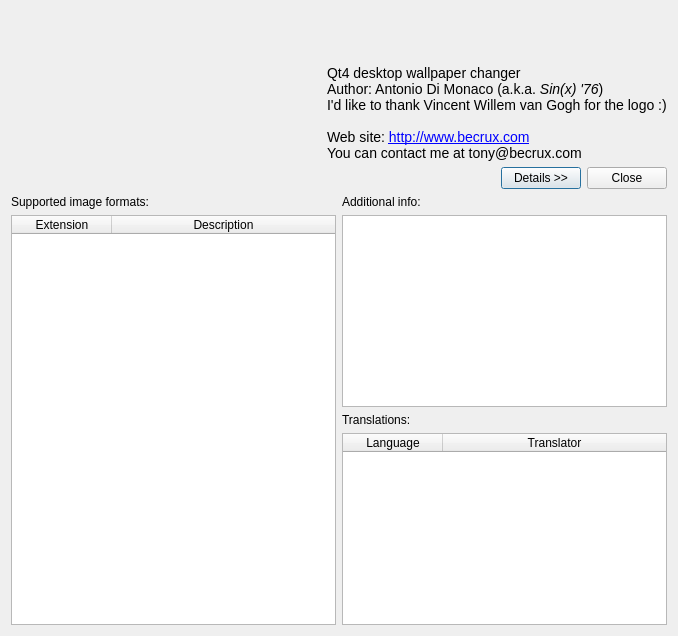
<?xml version="1.0" encoding="UTF-8"?>
<ui version="4.0">
 <class>AboutDialog</class>
 <widget class="QDialog" name="AboutDialog">
  <property name="windowTitle">
   <string>About Wally</string>
  </property>
  <property name="windowIcon">
   <iconset resource="../res/images.qrc">
    <normaloff>:/images/about</normaloff>:/images/about</iconset>
  </property>
  <property name="modal">
   <bool>true</bool>
  </property>
  <layout class="QVBoxLayout" name="verticalLayout_2">
   <property name="sizeConstraint">
    <enum>QLayout::SetFixedSize</enum>
   </property>
   <item>
    <layout class="QHBoxLayout" name="horizontalLayout">
     <item>
      <widget class="QLabel" name="lblLogo">
       <property name="minimumSize">
        <size>
         <width>300</width>
         <height>150</height>
        </size>
       </property>
       <property name="maximumSize">
        <size>
         <width>300</width>
         <height>150</height>
        </size>
       </property>
       <property name="text">
        <string/>
       </property>
       <property name="alignment">
        <set>Qt::AlignCenter</set>
       </property>
      </widget>
     </item>
     <item>
      <layout class="QVBoxLayout" name="verticalLayout">
       <property name="leftMargin">
        <number>10</number>
       </property>
       <item>
        <widget class="QLabel" name="lblTitle">
         <property name="font">
          <font>
           <pointsize>30</pointsize>
           <weight>75</weight>
           <bold>true</bold>
          </font>
         </property>
         <property name="text">
          <string/>
         </property>
        </widget>
       </item>
       <item>
        <widget class="QLabel" name="lblText">
         <property name="text">
          <string>&lt;html&gt;&lt;head&gt;&lt;/head&gt;&lt;body&gt;&lt;font size=&quot;+1&quot;&gt;Qt4 desktop wallpaper changer&lt;br /&gt;Author: Antonio Di Monaco (a.k.a. &lt;i&gt;Sin(x) '76&lt;/i&gt;)&lt;br /&gt;I'd like to thank Vincent Willem van Gogh for the logo :)&lt;br /&gt;&lt;br /&gt;Web site: &lt;a href=&quot;http://www.becrux.com&quot;&gt;http://www.becrux.com&lt;/a&gt;&lt;br /&gt;You can contact me at &lt;a href=&quot;mailto:tony@becrux.com?subject=About Wally&quot;&gt;tony@becrux.com&lt;/font&gt;&lt;/body&gt;&lt;/html&gt;</string>
         </property>
         <property name="openExternalLinks">
          <bool>true</bool>
         </property>
        </widget>
       </item>
      </layout>
     </item>
    </layout>
   </item>
   <item>
    <layout class="QHBoxLayout" name="horizontalLayout_2">
     <item>
      <spacer name="horizontalSpacer">
       <property name="orientation">
        <enum>Qt::Horizontal</enum>
       </property>
       <property name="sizeHint" stdset="0">
        <size>
         <width>40</width>
         <height>20</height>
        </size>
       </property>
      </spacer>
     </item>
     <item>
      <widget class="QPushButton" name="pbDetails">
       <property name="text">
        <string>Details &gt;&gt;</string>
       </property>
       <property name="checkable">
        <bool>true</bool>
       </property>
      </widget>
     </item>
     <item>
      <widget class="QPushButton" name="pbClose">
       <property name="text">
        <string>Close</string>
       </property>
      </widget>
     </item>
    </layout>
   </item>
   <item>
    <widget class="QWidget" name="wdgDetails" native="true">
     <layout class="QGridLayout" name="gridLayout_2">
      <property name="margin">
       <number>0</number>
      </property>
      <item row="0" column="0">
       <layout class="QGridLayout" name="gridLayout">
        <item row="1" column="0" rowspan="3">
         <widget class="QTableWidget" name="twSupportedImageFormats">
          <property name="editTriggers">
           <set>QAbstractItemView::NoEditTriggers</set>
          </property>
          <property name="showDropIndicator" stdset="0">
           <bool>false</bool>
          </property>
          <property name="dragDropOverwriteMode">
           <bool>false</bool>
          </property>
          <property name="alternatingRowColors">
           <bool>true</bool>
          </property>
          <property name="selectionMode">
           <enum>QAbstractItemView::NoSelection</enum>
          </property>
          <property name="selectionBehavior">
           <enum>QAbstractItemView::SelectRows</enum>
          </property>
          <attribute name="horizontalHeaderStretchLastSection">
           <bool>true</bool>
          </attribute>
          <attribute name="verticalHeaderVisible">
           <bool>false</bool>
          </attribute>
          <attribute name="verticalHeaderVisible">
           <bool>false</bool>
          </attribute>
          <attribute name="horizontalHeaderStretchLastSection">
           <bool>true</bool>
          </attribute>
          <column>
           <property name="text">
            <string>Extension</string>
           </property>
          </column>
          <column>
           <property name="text">
            <string>Description</string>
           </property>
          </column>
         </widget>
        </item>
        <item row="0" column="0">
         <widget class="QLabel" name="lblSupportedImageFormats">
          <property name="text">
           <string>Supported image formats:</string>
          </property>
         </widget>
        </item>
        <item row="0" column="1">
         <widget class="QLabel" name="lblAdditionalInfo">
          <property name="text">
           <string>Additional info:</string>
          </property>
         </widget>
        </item>
        <item row="1" column="1">
         <widget class="Gui::ShrinkableTableWidget" name="twAdditionalInfo">
          <property name="editTriggers">
           <set>QAbstractItemView::NoEditTriggers</set>
          </property>
          <property name="showDropIndicator" stdset="0">
           <bool>false</bool>
          </property>
          <property name="dragDropOverwriteMode">
           <bool>false</bool>
          </property>
          <property name="selectionMode">
           <enum>QAbstractItemView::NoSelection</enum>
          </property>
          <property name="selectionBehavior">
           <enum>QAbstractItemView::SelectRows</enum>
          </property>
          <property name="showGrid">
           <bool>false</bool>
          </property>
          <attribute name="horizontalHeaderVisible">
           <bool>false</bool>
          </attribute>
          <attribute name="verticalHeaderVisible">
           <bool>false</bool>
          </attribute>
          <attribute name="verticalHeaderVisible">
           <bool>false</bool>
          </attribute>
          <attribute name="horizontalHeaderVisible">
           <bool>false</bool>
          </attribute>
         </widget>
        </item>
        <item row="3" column="1">
         <widget class="QTableWidget" name="twTranslators">
          <property name="editTriggers">
           <set>QAbstractItemView::NoEditTriggers</set>
          </property>
          <property name="showDropIndicator" stdset="0">
           <bool>false</bool>
          </property>
          <property name="dragDropOverwriteMode">
           <bool>false</bool>
          </property>
          <property name="alternatingRowColors">
           <bool>true</bool>
          </property>
          <property name="selectionMode">
           <enum>QAbstractItemView::NoSelection</enum>
          </property>
          <property name="selectionBehavior">
           <enum>QAbstractItemView::SelectRows</enum>
          </property>
          <attribute name="horizontalHeaderStretchLastSection">
           <bool>true</bool>
          </attribute>
          <attribute name="verticalHeaderVisible">
           <bool>false</bool>
          </attribute>
          <attribute name="verticalHeaderVisible">
           <bool>false</bool>
          </attribute>
          <attribute name="horizontalHeaderStretchLastSection">
           <bool>true</bool>
          </attribute>
          <column>
           <property name="text">
            <string>Language</string>
           </property>
          </column>
          <column>
           <property name="text">
            <string>Translator</string>
           </property>
          </column>
         </widget>
        </item>
        <item row="2" column="1">
         <widget class="QLabel" name="lblTranslations">
          <property name="text">
           <string>Translations:</string>
          </property>
         </widget>
        </item>
       </layout>
      </item>
     </layout>
    </widget>
   </item>
  </layout>
 </widget>
 <customwidgets>
  <customwidget>
   <class>Gui::ShrinkableTableWidget</class>
   <extends>QTableWidget</extends>
   <header>gui.h</header>
  </customwidget>
 </customwidgets>
 <resources>
  <include location="../res/images.qrc"/>
 </resources>
 <connections>
  <connection>
   <sender>pbClose</sender>
   <signal>clicked()</signal>
   <receiver>AboutDialog</receiver>
   <slot>close()</slot>
   <hints>
    <hint type="sourcelabel">
     <x>698</x>
     <y>209</y>
    </hint>
    <hint type="destinationlabel">
     <x>731</x>
     <y>170</y>
    </hint>
   </hints>
  </connection>
 </connections>
</ui>
